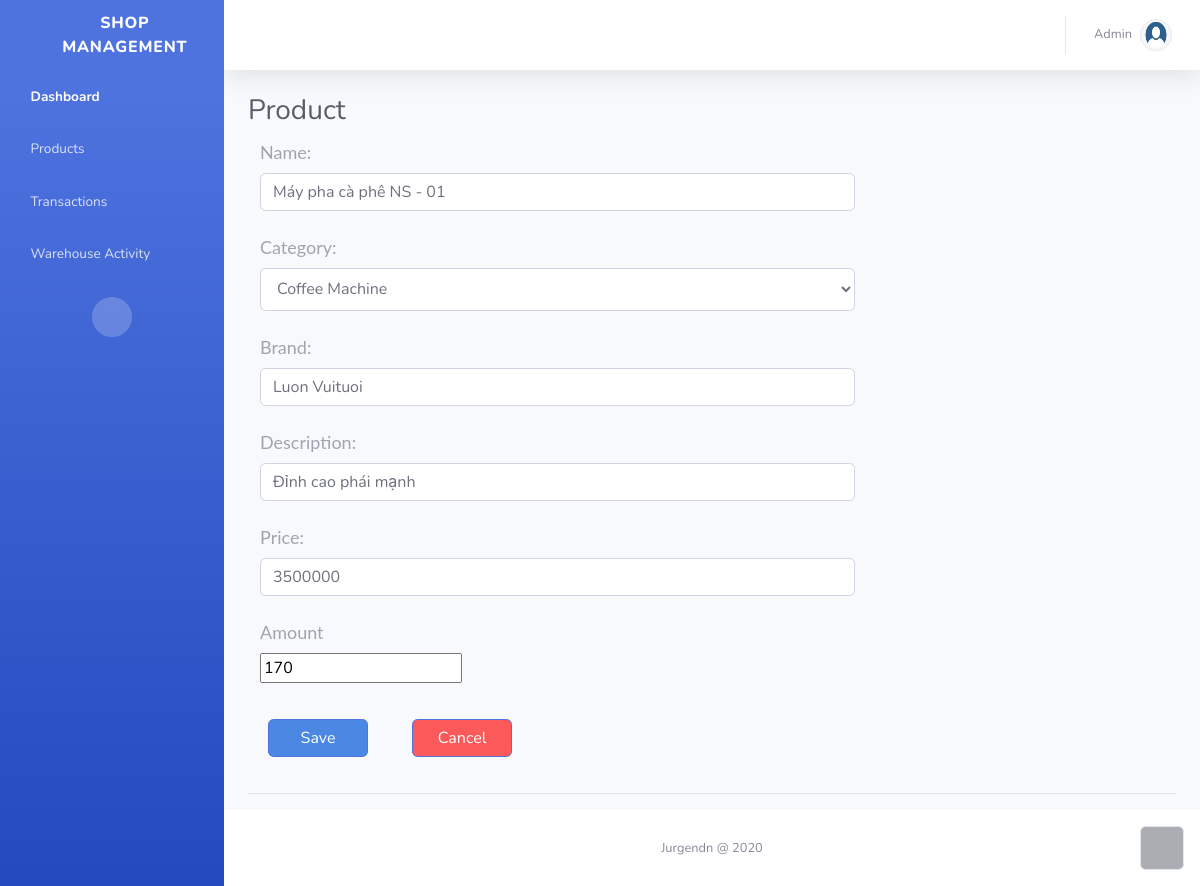
The app's page /products/edit?ProductID=CM0, older data.
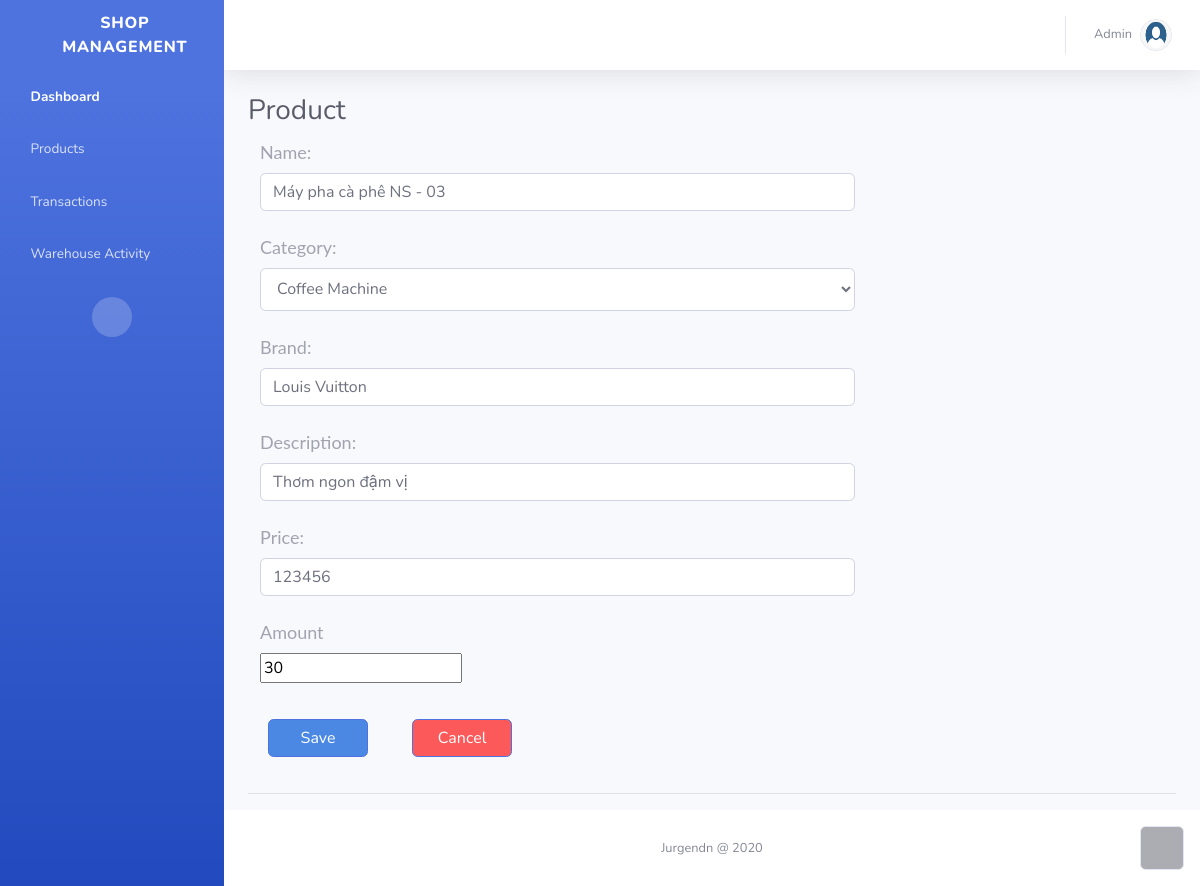
The same page, newer data.
### tables this page shows
CREATE TABLE "PRODUCTS" (
	"ID"	TEXT NOT NULL,
	"name"	TEXT NOT NULL,
	"category"	TEXT NOT NULL,
	"price"	INTEGER NOT NULL DEFAULT 0,
	"amount"	INTEGER NOT NULL DEFAULT 0,
	"brand"	TEXT NOT NULL,
	"description"	TEXT,
	PRIMARY KEY("ID")
);

### admin_page/products/products.py (the view)
@products.route("/edit", methods=["GET", "POST"])
def edit_products():
    form = Add_Product()
    prd_id = request.args.get("ProductID")
    prd = ppa.get_prd_by_id(prd_id)[0]
    prd_obj = Products(prd[0], prd[1], prd[2], int(
        prd[3]), int(prd[4]), prd[5], prd[6])
    resp = make_response(render_template(
        'product_spec.html', title="Edit Product", action="edit_prd", prd=prd_obj, form=form))
    resp.set_cookie("ProductID", prd_id, path='/',
                    expires=datetime.now() + timedelta(minutes=70))
    return resp

### admin_page/products/obj.py
class Add_Product(Form):
    name = StringField("Name: ")
    category = SelectField("Category: ", choices=[('Coffee Machine', 'Coffee Machine'), (
        'Accessory', 'Accessory'), ('Raw Material', 'Raw Material'), ('Others', 'Others')])
    price = IntegerField("Price: ")
    amount = IntegerField("Amount")
    brand = StringField("Brand: ")
    description = StringField("Description: ")
    save = SubmitField("Save")
    cancel = SubmitField("Cancel")

### admin_page/products/products_app.py (called while the page is built)
def connect_db():
    engine = create_engine(database, connect_args={'check_same_thread': False})
    conn = engine.connect()
    metadata = MetaData(bind=engine)
    Prd_Table = Table('PRODUCTS', metadata, autoload=True)
    return engine, conn, Prd_Table

def get_prd_by_id(prd_id):
    engine, conn, Prd_Table = connect_db()
    try:
        prd = Prd_Table.select(whereclause=Prd_Table.c.ID ==
                               prd_id).execute().fetchall()
        close_db(engine, conn)
        return prd
    except:
        close_db(engine, conn)
        return False

### admin_page/products/templates/product_spec.html (shortened to what the changed rows need)
{% extends 'base.html' %} {% block title %} {{title}} {% endblock %} {% block
content %}
<div class="d-flex flex-column" id="content-wrapper">
  <div id="content">
    <div>
      <div class="container">
        <div class="row">
          <div class="col-md-12">
            <form method="post" action="/products/{{action}}">
              <div class="form-row">
                <div class="col-md-12">
                  <div class="form-group">
                    <div class="col-sm-8">
                      {{form.name(class="form-control", value=prd.name)}}
                    </div>
                  </div>
                  <div class="form-group">
                    <div class="col-sm-8 col-lg-8">
                      {{form.category(class="form-control d-sm-flex
                      align-items-sm-end justify-content-xl-start
                      align-items-xl-end", style="font-size: 16px;height:
                      43px;", value=prd.category)}}
                    </div>
                  </div>
                  <div class="form-group">
                    <div class="col-sm-8">
                      {{form.brand(class="form-control", value=prd.brand)}}
                    </div>
                  </div>
                  <div class="form-group">
                    <div class="col-sm-8">
                      {{form.description(class="form-control",
                      value=prd.description)}}
                    </div>
                  </div>
                  <div class="form-group">
                    <div class="col-sm-8">
                      {{form.price(class="form-control", value=prd.price)}}
                    </div>
                  </div>
                  <div class="form-group">
                    <div class="col-md-12 col-lg-8">
                      {{form.amount(oninput="num.value = this.value",
                      value=prd.amount)}}
                    </div>
                  </div>
                </div>
              </div>
            </form>
          </div>
        </div>
      </div>
    </div>
  </div>
</div>
{% endblock %}

Row changes from the older to the newer data that the page shows:
changed PRODUCTS "Coffee Machine": name "Máy pha cà phê NS - 01" → "Máy pha cà phê NS - 03"; brand "Luon Vuituoi" → "Louis Vuitton"; description "Đỉnh cao phái mạnh" → "Thơm ngon đậm vị"; price "3500000" → "123456"; amount "170" → "30"
